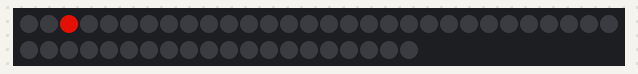
Bench run of a sketch on a simulated Arduino Uno, built with avr-gcc and run on an emulated ATmega328P. Parts: 50 RGB LEDs in strip order, left to right, continuing on the next row. Dim RGB values are drawn brighter than linear; random numbers use the default seed unless the sketch sets one.

Above: at 0.15 s.
At 39.64 s:
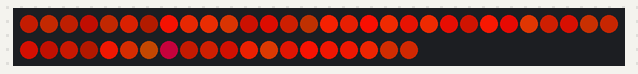

The sketch:

caso1.ino
```cpp
#include "FastLED.h"
// Number of RGB LEDs in the strand
#define NUM_LEDS 50

// Define the array of leds
CRGB leds[NUM_LEDS];
// Arduino pin used for Data
#define PIN 6
void setup()
{
  FastLED.addLeds<WS2811, PIN,RGB>(leds, NUM_LEDS);
  FastLED.setMaxPowerInVoltsAndMilliamps(5,2000);
  randomSeed(1234);
  FastLED.setDither(1);

}

int expfilt(int x,int y,float alpha=.8){
 return  (int) (x*(1.-alpha)+y*alpha);
}


void loop() {
  // one at a time
  memset(leds, 0, NUM_LEDS * 3);
  int i=0;
  int hue = 0;
  int val = 0;
  int dhue = 0;

  for (int t = 0; t<20000;t+=1){
    // wiener increment for hue, sync all leds
    dhue = random(-2,2);
    // montecarlo over LEDS
    for(int j = NUM_LEDS ; j >0 ; j-=1 ) {
        // pick a random led
        i=random(NUM_LEDS);

//        // showflake?
        if (random(0,10)>9.5){
          leds[i].r=255/2.;
          leds[i].g=255/2.5;
          leds[i].b=255/2.5;
          leds[i].maximizeBrightness();
        }
//      else
        {
          // choose hue
          if (random(0,10)<9){
            hue = random(5,20);
          }
          else{
           hue = random(-60,45);
          }

          // radom walk on hue, sync all leds
          hue += dhue;
          val = random(130,255);

          hue = hue %255;
          val = val %255;
          leds[i]=CHSV(hue,230,val);
        }
        FastLED.show();// serve??
        FastLED.delay(1);
    }
  }
//  for (int t = 0;t<200;t++){
//
//    for(int i = 0 ; i<NUM_LEDS ; i++ ) {
//      leds[i].nscale8(1);
//    }
//    FastLED.show();
//    FastLED.delay(100);
//  }


//  for(int j = NUM_LEDS*2 ; j >0 ; j-=1 ) {
//      i=random(NUM_LEDS);
//      leds[i].r=0.;
//      leds[i].g=0;
//      leds[i].b=0.;
//
//      FastLED.show();
//      delay(1);
//  }
  }
```
